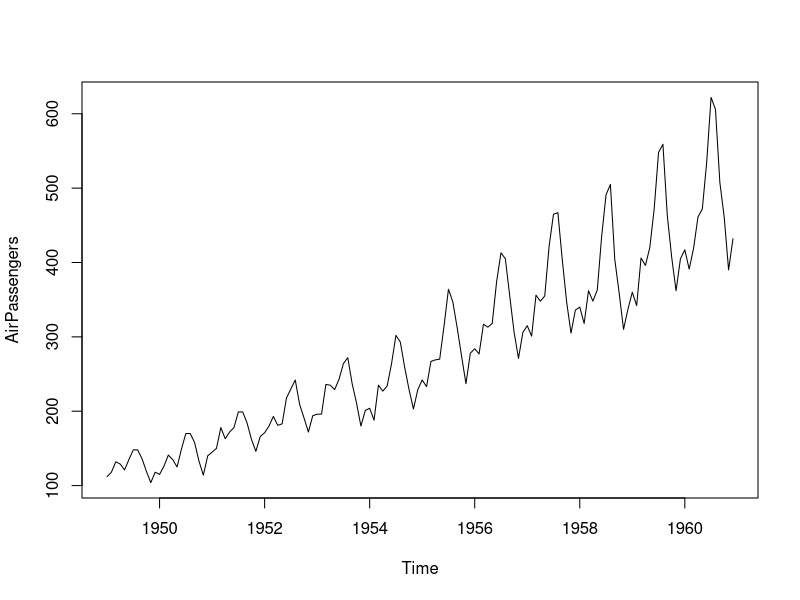
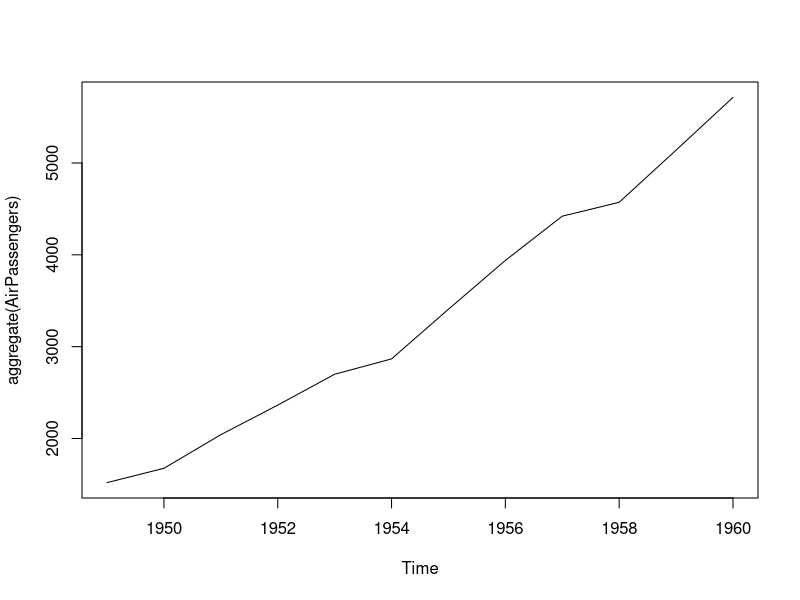
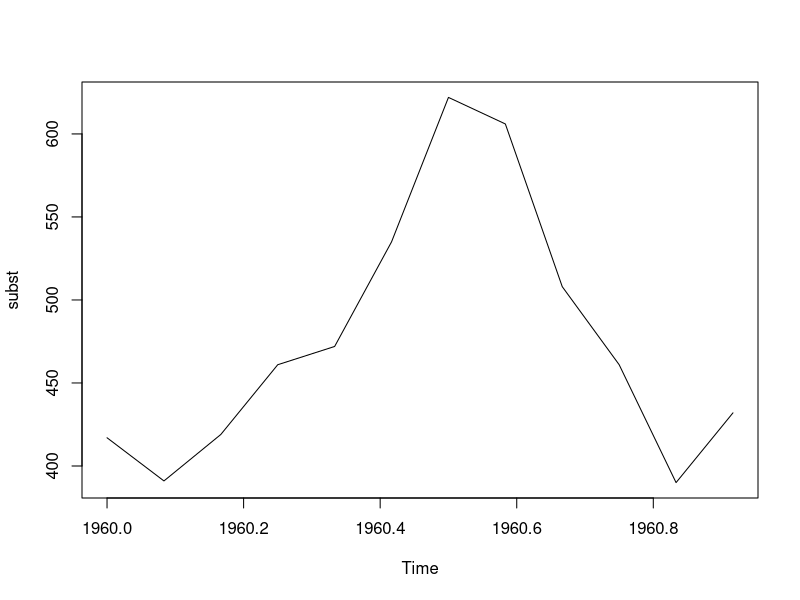
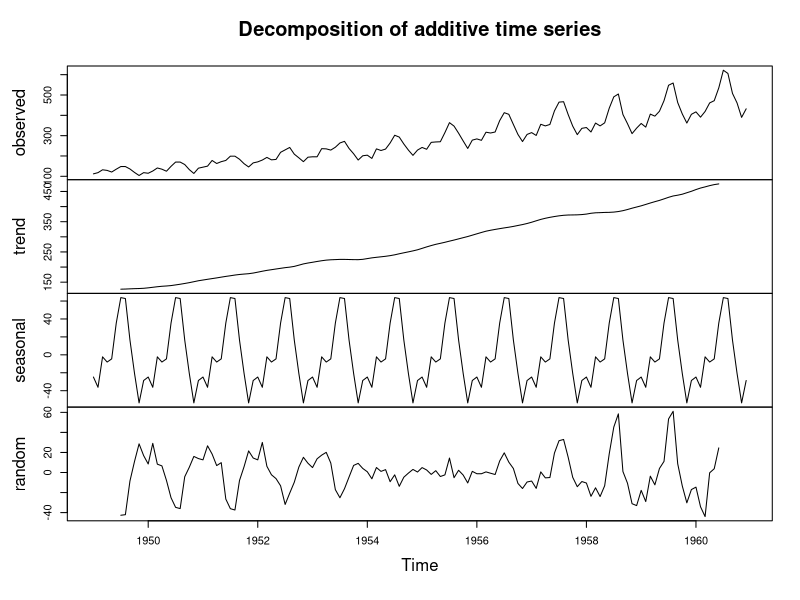
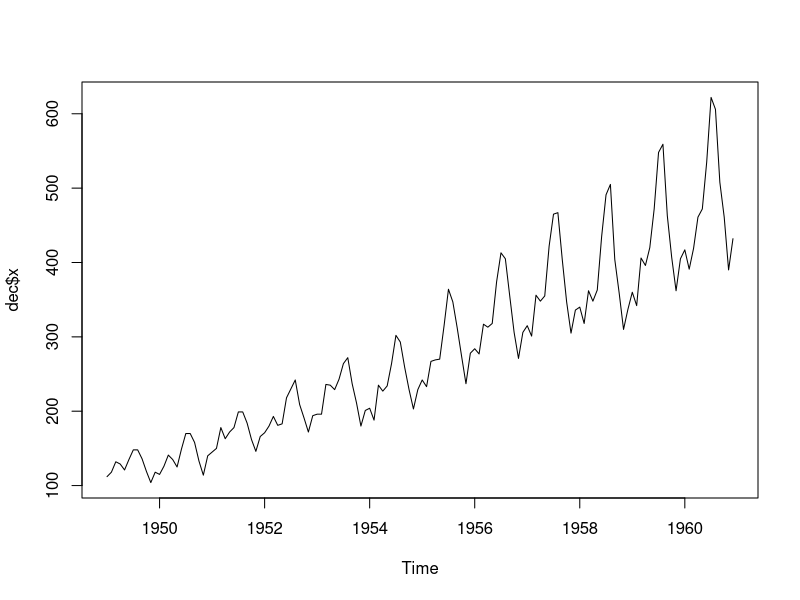
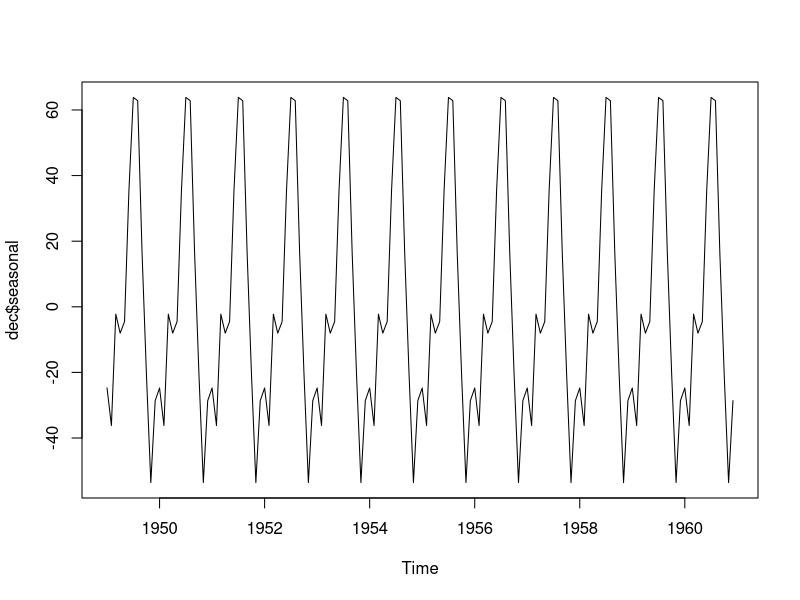
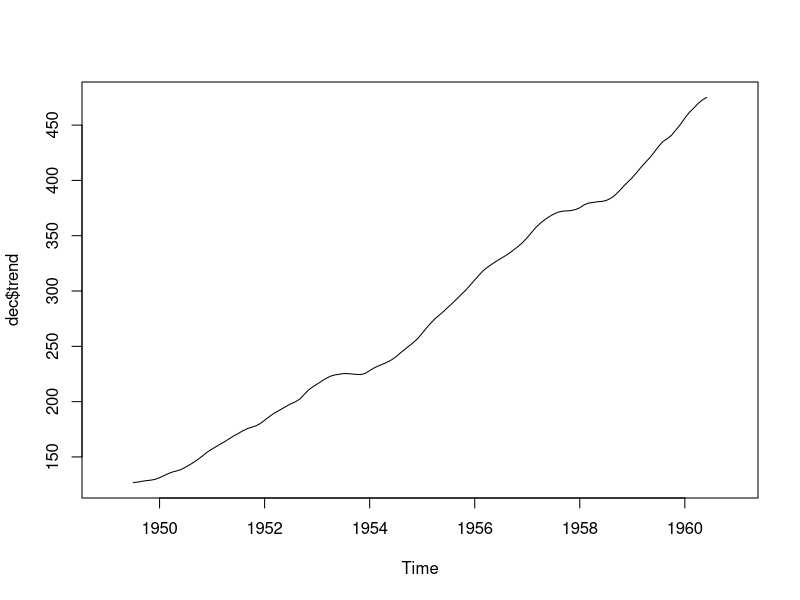
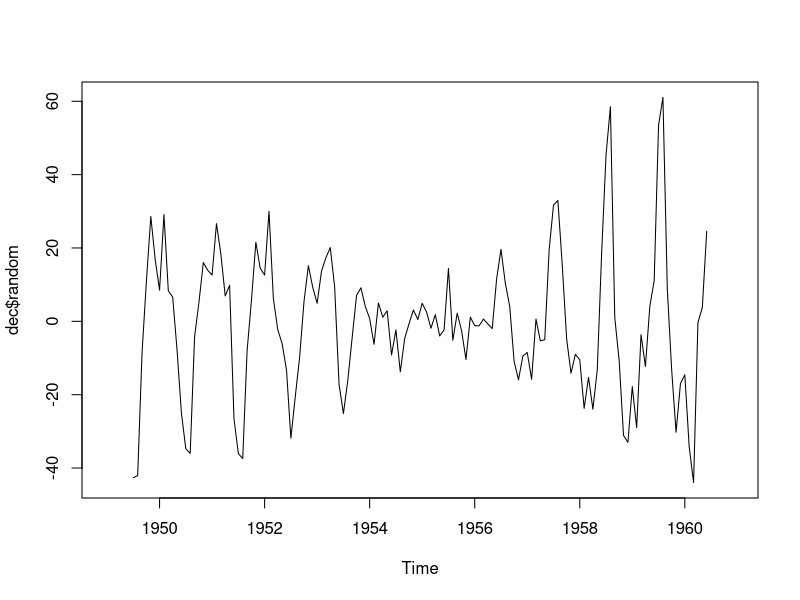

Reproduce these figures in R, in order.
## ---- chunk 1
library(forecast)
## ---- chunk 2
AirPassengers
start(AirPassengers)
end(AirPassengers)
frequency(AirPassengers)
## ---- chunk 3
plot(AirPassengers)
plot(aggregate(AirPassengers))
## ---- chunk 4
subst = window(AirPassengers, start=c(1960, 1), end=c(1960,12))
subst
plot(subst)
## ---- chunk 5
dec = decompose(AirPassengers)
dec
## ---- chunk 6
attributes(dec)
dec$seasonal
## ---- chunk 7
plot(dec)
plot(dec$x)
plot(dec$seasonal)
plot(dec$trend)
plot(dec$random)
## ---- chunk 8
ets = ets(AirPassengers)
ets
## ---- chunk 9
previsao = forecast(ets, h=12)
plot(previsao)
previsao
## ---- chunk 10
arima = auto.arima(AirPassengers)
arima
## ---- chunk 11
previsao = forecast(arima, h=12)
plot(previsao)
previsao
